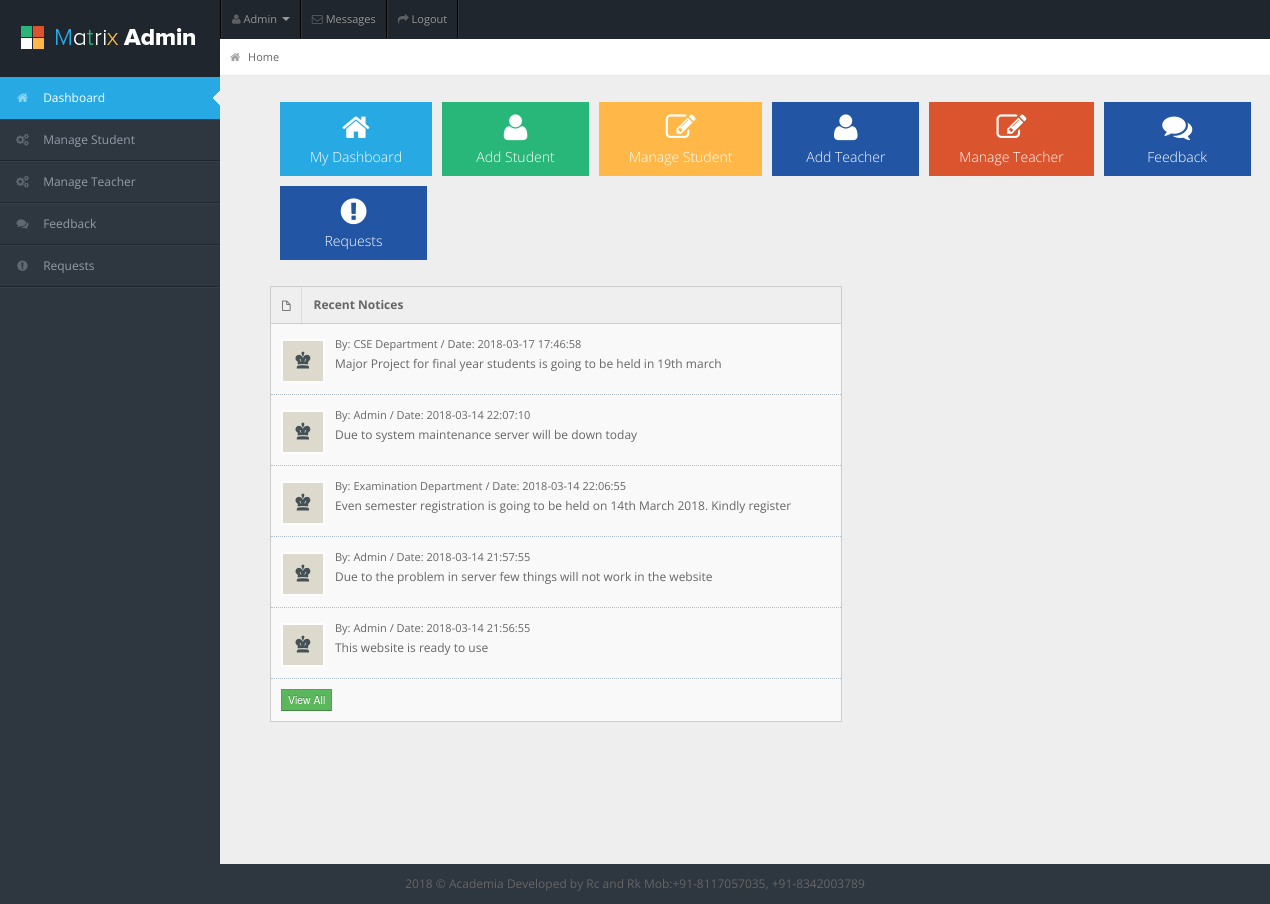
The app's page /superadmin/index.php (signed in) with its own data.
### tables this page shows
CREATE TABLE `notices` (
  `id` int(11) NOT NULL,
  `post_by` varchar(255) NOT NULL,
  `date` timestamp NOT NULL DEFAULT CURRENT_TIMESTAMP ON UPDATE CURRENT_TIMESTAMP,
  `message` text NOT NULL
);

### superadmin/index.php (the view, shortened to what this page needs)
<?php include "includes/header.php";
include "includes/db.php";
?>
<div id="sidebar"><a href="index.php" class="visible-phone"><i class="icon icon-home"></i> Dashboard</a>
  <ul>
    <li class="active"><a href="index.php"><i class="icon icon-home"></i> <span>Dashboard</span></a> </li>
    <li class="submenu"> <a href="#"><i class="icon icon-cogs"></i> <span>Manage Student</span></a>
    </li>
    <li class="submenu"> <a href="#"><i class="icon icon-cogs"></i> <span>Manage Teacher</span></a>
    </li>
    <li><a href="feedback.php"><i class="icon icon-comments"></i> <span>Feedback</span></a></li>
    <li><a href="requests.php"><i class="icon icon-exclamation-sign"></i> <span>Requests</span></a></li>
  </ul>
</div>
<div id="content">
  <div id="content-header">
    <div id="breadcrumb"> <a href="index.php" title="Go to Home" class="tip-bottom"><i class="icon-home"></i> Home</a></div>
  </div>
  <div class="quick-actions_homepage" style="margin-left:60px;">
    <ul class="quick-actions">
      <li class="bg_lb"> <a href="#"> <i class="icon-home"></i> My Dashboard </a> </li>
      <li class="bg_lg"> <a href="addstu.php"> <i class="icon-user"></i>Add Student</a> </li>
      <li class="bg_ly"> <a href="mngstu.php"> <i class=" icon-edit"></i>Manage Student</a> </li>
      <li class="bg_ls"> <a href="addtea.php"> <i class="icon-user"></i>Add Teacher</a> </li>
      <li class="bg_lo"> <a href="mngtea.php"> <i class="icon-edit"></i>Manage Teacher</a> </li>
      <li class="bg_ls"> <a href="feedback.php"> <i class="icon-comments"></i>Feedback</a> </li>
      <li class="bg_ls"> <a href="feedback.php"> <i class="icon-exclamation-sign"></i>Requests</a> </li>
    </ul>
  </div>
  <div class="container-fluid">
    <div class="widget-box span6">
      <div class="widget-title"> <span class="icon"> <i class="icon-file"></i> </span>
        <h5>Recent Notices</h5>
      </div>
      <div class="widget-content nopadding">
        <ul class="recent-posts">
          <?php
          $query = "SELECT * FROM notices ORDER BY id DESC";
          $execute_query = mysqli_query($connection, $query);
          while ($row = mysqli_fetch_array($execute_query)) {
            echo '<li>
                <div class="user-thumb"> <img width="40" height="40" alt="User" src="img/demo/av1.jpg"> </div>
                <div class="article-post">
                  <div class="fr"></div>
                  <span class="user-info"> By: ' . $row['post_by'] . ' / Date: ' . $row['date'] . ' </span>
                  <p><a href="#">' . $row['message'] . '</a> </p>
                </div>
              </li>';
          }
          ?>
          <li>
            <a href="notice.php"><button class="btn btn-success btn-mini">View All</button></a>
          </li>
        </ul>
      </div>
    </div>
  </div>
</div>
<?php include "includes/footer.php"; ?>

### superadmin/includes/header.php (shortened to what this page needs)
<!DOCTYPE html>
<html lang="en">
<head>
<link rel="stylesheet" href="css/bootstrap.min.css" />
<link rel="stylesheet" href="css/bootstrap-responsive.min.css" />
<link rel="stylesheet" href="css/fullcalendar.css" />
<link rel="stylesheet" href="css/matrix-style.css" />
<link rel="stylesheet" href="css/matrix-media.css" />
<link href="font-awesome/css/font-awesome.css" rel="stylesheet" />
<link rel="stylesheet" href="css/jquery.gritter.css" />
</head>
<body>
<div id="header">
  <h1><a href="dashboard.html">Matrix Admin</a></h1>
</div>
<div id="user-nav" class="navbar navbar-inverse">
  <ul class="nav">
    <li  class="dropdown" id="profile-messages" ><a title="" href="#" data-toggle="dropdown" data-target="#profile-messages" class="dropdown-toggle"><i class="icon icon-user"></i>  <span class="text"><?php echo $_SESSION['name'];?>&nbsp;</span><b class="caret"></b></a>
    </li>
    <li id="menu-messages"><a href="#"><i class="icon icon-envelope"></i> <span class="text">Messages</span></a></li>
    <li class=""><a title="" href="includes/logout.php"><i class="icon icon-share-alt"></i> <span class="text">Logout</span></a></li>
  </ul>
</div>

### superadmin/includes/footer.php (shortened to what this page needs)
<div class="row-fluid">
  <div id="footer" class="span12"> 2018 &copy; Academia Developed by Rc and Rk Mob:+91-8117057035, +91-8342003789</div>
</div>
</body>
</html>

### superadmin/css/matrix-media.css (style rules this page uses)
body { background:#2E363F; }
#header { background-color: #1f262d; margin-top:10px; }
#sidebar > ul { border-bottom: 1px solid #37414b }
#sidebar > ul > li { border-top: 1px solid #37414b; border-bottom: 1px solid #1f262d; }
#sidebar > ul > li.active { background-color: #27a9e3; border-bottom: 1px solid #27a9e3; border-top: 1px solid #27a9e3; }
#sidebar > ul > li.active a { color:#fff; text-decoration:none; }

### records on screen
notices: post_by "CSE Department", date "2018-03-17 17:46:58", message "Major Project for final year students is going to be held in 19th march"
notices: post_by "Admin", date "2018-03-14 22:07:10", message "Due to system maintenance server will be down today"
notices: post_by "Examination Department", date "2018-03-14 22:06:55", message "Even semester registration is going to be held on 14th March 2018. Kindly register"
notices: post_by "Admin", date "2018-03-14 21:57:55", message "Due to the problem in server few things will not work in the website"
notices: post_by "Admin", date "2018-03-14 21:56:55", message "This website is ready to use"

### other values on screen
$_SESSION['name'] "Admin"
